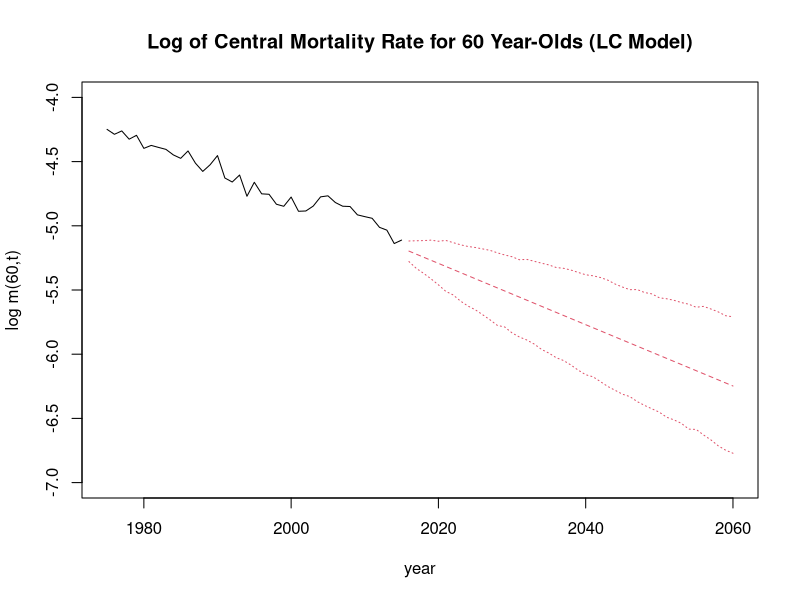
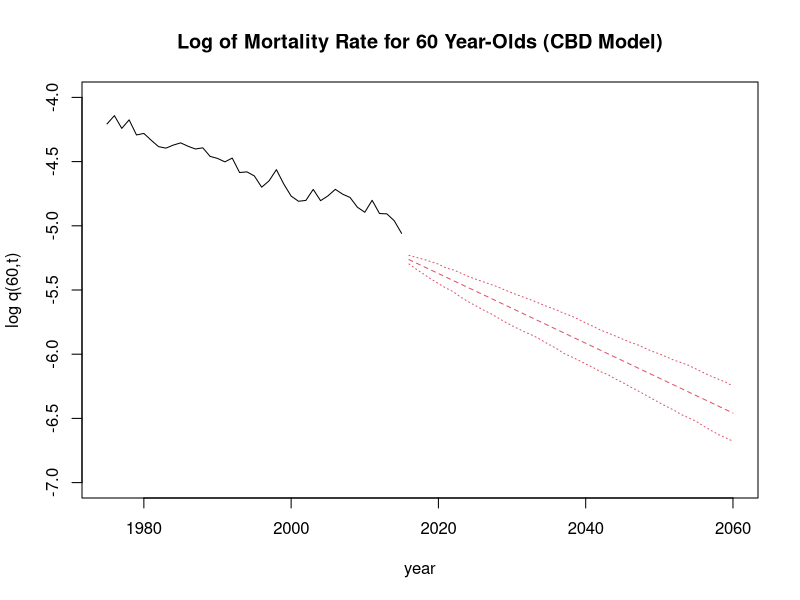

The R source for these figures, in order:
## ---- chunk 1
rm(list = ls())
library(knitr)
library(tidyverse)
set.seed(31455034)
knitr::opts_chunk$set(echo = FALSE, warning = FALSE, message = FALSE)
## ---- chunk 2
# Limiting to Years 1975 - 2015 & Ages 0 - 99
death <- read.delim(file = "Data/Deaths_1x1.txt", sep = "") %>%
    filter(1975 <= Year, Year <= 2015, Age != "110+") %>%
    select(-Female, -Male) %>%
    mutate(Age = strtoi(Age)) %>%
    filter(Age < 100)


# Limiting to Years 1975 - 2015 & Ages 0 - 99
exposure <- read.delim(file = "Data/Exposures_1x1.txt", sep = "") %>%
    filter(1975 <= Year, Year <= 2015, Age != "110+") %>%
    select(-Female, -Male) %>%
    mutate(Age = strtoi(Age)) %>%
    filter(Age < 100)

age <- max(death$Age) - min(death$Age) + 1
year <- 2015 - 1975 + 1

# Death Array
d <- array(NA, c(age, year))

# Exposure Array
e <- array(NA, c(age, year))

# Central Death Rate Array
# m_(x, t) ≈ d_(x,t) / E_(x,t)
m <- array(NA, c(age, year + 45))

# Dataset age incrementer
h <- 1

for (t in 1:year) {
    for (x in 1:age) {
        d[x, t] <- death$Total[h]
        e[x, t] <- exposure$Total[h]
        m[x, t] <- d[x, t] / e[x, t]
        h <- h + 1
    }
}
## ---- chunk 3
# Overall mortality level
a <- numeric()

for (x in 1:age) {
    a[x] <- mean(log(m[x, 1:year]))
}

info <- array(NA, c(age, year))

# Demeaned mortality data
for (x in 1:age) {
    for (t in 1:year) {
        info[x, t] <- log(m[x, t]) - a[x]
    }
}

pca <- svd(info, 1, 1)
# X = UDV'
# U: orthogonal matrix
# V: orthogonal matrix
# D: diagonal matrix

# Age-specific sensitivity of log death
b <- pca$u / sum(pca$u)

# Mortality index
k <- sum(pca$u) * pca$d[1] * pca$v
## ---- chunk 4
# Bivariate random walk with drift Term
mu <- (k[year] - k[1]) / (year - 1)
for (t in 1:45) {
    # Random Walk with Drift
    k[year + t] <- k[year + t - 1] + mu
    for (x in 1:age) {
        m[x, year + t] <- exp(a[x] + b[x] * k[year + t])
    }
}
## ---- chunk 5
sigma <- sd(k[2:year] - k[1:(year - 1)])

# Future Central Death Rate Array
mf <- array(NA, c(age, year + 45, 1000))

# Future Mortality index
kf <- array(NA, c(year + 45, 1000))
# 1000 simulations
# rnorm(1): simulated error with mean 0 and variance 1
# sigma*rnorm(1)
for (z in 1:1000) {
    mf[1:age, 1:year, z] <- m[1:age, 1:year]
    kf[1:year, z] <- k[1:year]
    for (t in 1:45) {
        # Random Walk with Drift and noise added
        kf[year + t, z] <- kf[year + t - 1, z] + mu + sigma * rnorm(1)
        for (x in 1:age) {
            mf[x, year + t, z] <- exp(a[x] + b[x] * kf[year + t, z])
        }
    }
}

# 95% preidciton interval

# 97.5% quantile: upper end
upper <- numeric()
# 2.5% quantile: lower end
lower <- numeric()
for (t in 1:45) {
    upper[t] <- quantile(mf[60, year + t, 1:1000], 0.975)
    lower[t] <- quantile(mf[60, year + t, 1:1000], 0.025)
}

plot(
    c(1975:2015), log(m[60, 1:year]),
    xlim = c(1975, 2060), type = "l", ylim = c(-7, -4),
    xlab = "year", ylab = "log m(60,t)",
    main = "Log of Central Mortality Rate for 60 Year-Olds (LC Model)"
)
lines(c(2016:2060), log(m[60, (year + 1):(year + 45)]), lty = 2, col = 2)
lines(c(2016:2060), log(upper), lty = 3, col = 2)
lines(c(2016:2060), log(lower), lty = 3, col = 2)
## ---- chunk 6
# Limiting to Years 1975 - 2015 & Ages 0 - 99
death <- read.delim(file = "Data/Deaths_1x1.txt", sep = "") %>%
    filter(1975 <= Year, Year <= 2015, Age != "110+") %>%
    select(-Female, -Male) %>%
    mutate(Age = strtoi(Age)) %>%
    filter(Age >= 60, Age < 100)


# Limiting to Years 1975 - 2015 & Ages 0 - 99
exposure <- read.delim(file = "Data/Exposures_1x1.txt", sep = "") %>%
    filter(1975 <= Year, Year <= 2015, Age != "110+") %>%
    select(-Female, -Male) %>%
    mutate(Age = strtoi(Age)) %>%
    filter(Age >= 60, Age < 100)

age <- max(death$Age) - min(death$Age) + 1
year <- 2015 - 1975 + 1

# Death Array
d <- array(NA, c(age, year))

# Exposure Array
e <- array(NA, c(age, year))

# Central Death Rate Array
# m_(x, t) ≈ d_(x,t) / E_(x,t)
m <- array(NA, c(age, year))

# Mortality Rate Array
q <- array(NA, c(age, year + 45))

# Dataset age incrementer
h <- 1

for (t in 1:year) {
    for (x in 1:age) {
        d[x, t] <- death$Total[h]
        e[x, t] <- exposure$Total[h]
        m[x, t] <- d[x, t] / e[x, t]
        q[x, t] <- 1 - exp(-(d[x, t] / e[x, t]))
        h <- h + 1
    }
}
## ---- chunk 7
xbar <- mean(c(60:99))
co <- c(60:99) - xbar

# Level of mortality curve
kappa_1 <- numeric()

# Gradient of mortality curve
kappa_2 <- numeric()

for (t in 1:year) {
    fit <- lm(log(q[1:age, t] / (1 - q[1:age, t])) ~ co)
    kappa_1[t] <- fit$coef[1]
    kappa_2[t] <- fit$coef[2]
}
## ---- chunk 8
# Bivaraite random walk with drift Term
mu1 <- (kappa_1[year] - kappa_1[1]) / (year - 1)
# Bivaraite random walk with drift Term
mu2 <- (kappa_2[year] - kappa_2[1]) / (year - 1)

for (t in 1:45) {
    kappa_1[year + t] <- kappa_1[year + t - 1] + mu1
    kappa_2[year + t] <- kappa_2[year + t - 1] + mu2
    for (x in 1:age) {
        temp <- exp(kappa_1[year + t] + kappa_2[year + t] * (x + 59 - xbar))
        q[x, year + t] <- temp / (1 + temp)
    }
}
## ---- chunk 9
sigma1 <- sd(kappa_1[2:year] - kappa_1[1:(year - 1)])
sigma2 <- sd(kappa_2[2:year] - kappa_2[1:(year - 1)])
sigma12 <- cor(kappa_1[2:year] - kappa_1[1:(year - 1)], kappa_2[2:year] - kappa_2[1:(year - 1)])

# Future Mortality Rate Array
qf <- array(NA, c(age, year + 45, 1000))

# Future level of mortality curve
k1f <- array(NA, c(year + 45, 1000))

# Future gradient of mortality curve
k2f <- array(NA, c(year + 45, 1000))

for (z in 1:1000) {
    qf[1:age, 1:year, z] <- q[1:age, 1:year]
    k1f[1:year, z] <- kappa_1[1:year]
    k2f[1:year, z] <- kappa_2[1:year]
    for (t in 1:45) {
        z1 <- rnorm(1)
        z2 <- sigma12 * z1 + sqrt(1 - sigma12^2) * rnorm(1)
        k1f[year + t, z] <- k1f[year + t - 1, z] + mu1 + sigma1 * z1
        k2f[year + t, z] <- k2f[year + t - 1, z] + mu2 + sigma2 * z2
        for (x in 1:age) {
            temp <- exp(k1f[year + t, z] + k2f[year + t, z] * (x + 59 - xbar))
            qf[x, year + t, z] <- temp / (1 + temp)
        }
    }
}

upper <- numeric()
lower <- numeric()
for (t in 1:45) {
    upper[t] <- quantile(qf[1, year + t, 1:1000], 0.95)
    lower[t] <- quantile(qf[1, year + t, 1:1000], 0.05)
}


plot(
    c(1975:2015), log(q[1, 1:year]),
    xlim = c(1975, 2060), type = "l", ylim = c(-7, -4),
    xlab = "year", ylab = "log q(60,t)",
    main = "Log of Mortality Rate for 60 Year-Olds (CBD Model)"
)
lines(c(2016:2060), log(q[1, (year + 1):(year + 45)]), lty = 2, col = 2)
lines(c(2016:2060), log(upper), lty = 3, col = 2)
lines(c(2016:2060), log(lower), lty = 3, col = 2)
## ---- chunk 10
# Limiting to Years 1975 - 2015 & Ages 0 - 99
death <- read.delim(file = "Data/Deaths_1x1.txt", sep = "") %>%
    filter(1975 <= Year, Year <= 2015, Age != "110+") %>%
    select(-Female, -Male) %>%
    mutate(Age = strtoi(Age)) %>%
    filter(Age < 100)


# Limiting to Years 1975 - 2015 & Ages 0 - 99
exposure <- read.delim(file = "Data/Exposures_1x1.txt", sep = "") %>%
    filter(1975 <= Year, Year <= 2015, Age != "110+") %>%
    select(-Female, -Male) %>%
    mutate(Age = strtoi(Age)) %>%
    filter(Age < 100)

age <- max(death$Age) - min(death$Age) + 1
year <- 2015 - 1975 + 1

# Death Array
d <- array(NA, c(age, year))

# Exposure Array
e <- array(NA, c(age, year))

# Central Death Rate Array
# m_(x, t) ≈ d_(x,t) / E_(x,t)
m <- array(NA, c(age, year))

# Dataset age incrementer
h <- 1

for (t in 1:year) {
    for (x in 1:age) {
        d[x, t] <- death$Total[h]
        e[x, t] <- exposure$Total[h]
        m[x, t] <- d[x, t] / e[x, t]
        h <- h + 1
    }
}
## ---- chunk 11
nom_upper <-  0.9
nom_lower <- 0.1
hids <- 3
epoch <- 100000
testing_years <- c(5, 15, 25)
## ---- chunk 12
x <- array(NA, c(2, 100))
mx <- max(log(m[, testing_years]))
mn <- min(log(m[, testing_years]))
t <- (log(m[, testing_years]) - mn) / (mx - mn) * (nom_upper - nom_lower) + nom_lower
## ---- chunk 13
n <- age
y <- array(NA, c(hids, n))
z <- numeric()

logistic <- function(s) {
    if (s > 700) {
        logistic <- 1
    }
    if (s <= 700) {
        logistic <- exp(s) / (1 + exp(s))
    }
    logistic
}
